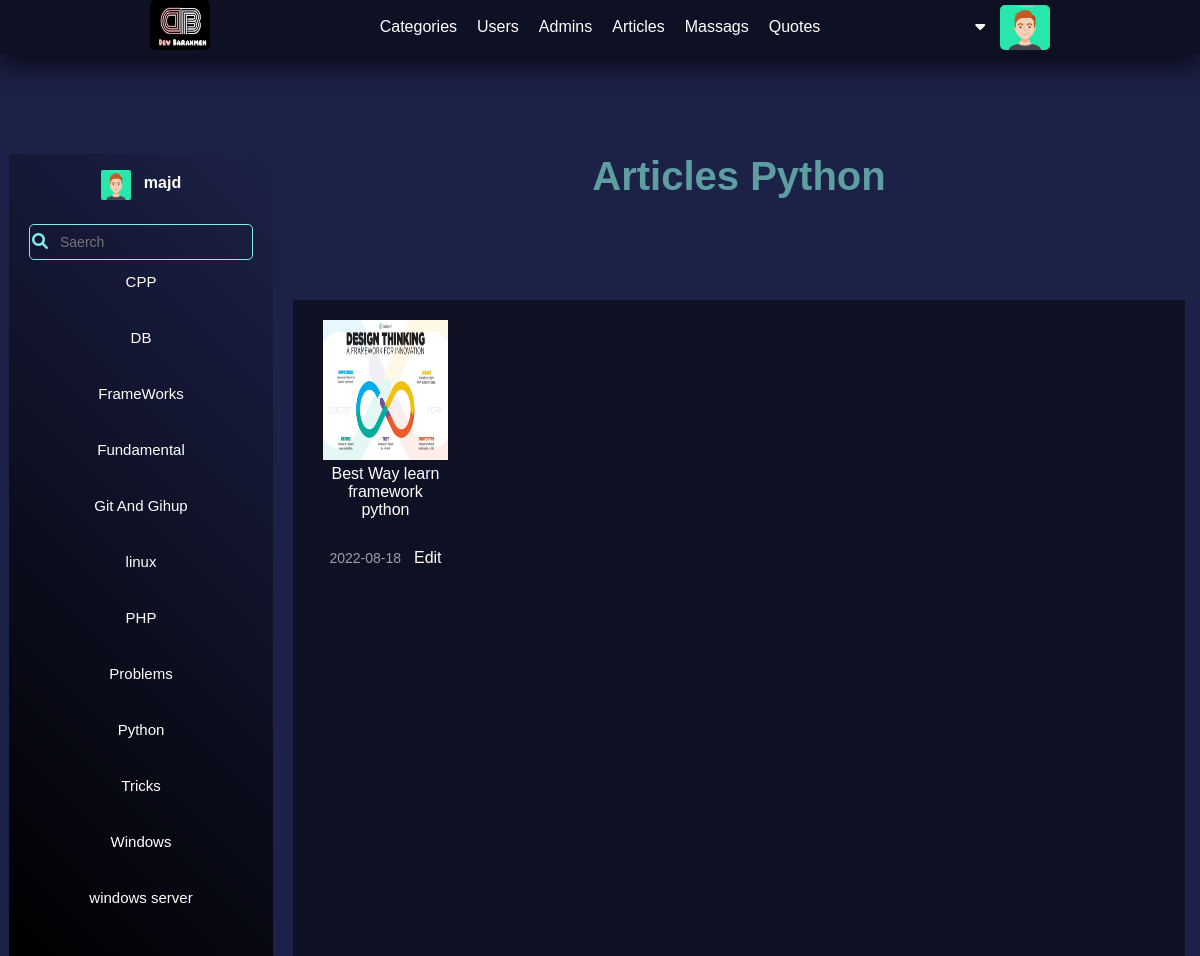
Page /admin/filterByCat.php?CatName=Python (signed in) on the committed database.
### tables this page shows
CREATE TABLE `users` (
  `IdUser` int(11) NOT NULL COMMENT 'Identify user number',
  `userName` char(255) NOT NULL,
  `password` varchar(255) NOT NULL,
  `email` varchar(255) NOT NULL,
  `fullName` varchar(255) NOT NULL,
  `aboutYou` varchar(255) NOT NULL,
  `langs` varchar(255) DEFAULT NULL,
  `tools` text DEFAULT NULL,
  `permission` tinyint(11) NOT NULL,
  `age` date NOT NULL,
  `githup` varchar(50) DEFAULT NULL,
  `facebook` varchar(50) DEFAULT NULL,
  `twitter` varchar(50) DEFAULT NULL,
  `linkedin` varchar(50) DEFAULT NULL,
  `website` varchar(255) DEFAULT NULL,
  `nickname` varchar(50) DEFAULT NULL,
  `gender` varchar(6) DEFAULT NULL,
  `location` varchar(60) DEFAULT NULL,
  `education` text DEFAULT NULL,
  `work` text DEFAULT NULL,
  `imageName` varchar(255) DEFAULT NULL,
  `dataRegister` date NOT NULL
);

CREATE TABLE `categories` (
  `IdCategory` int(11) NOT NULL,
  `titleCategory` varchar(255) NOT NULL,
  `content` varchar(100) NOT NULL,
  `additionDate` date NOT NULL,
  `IDwriter` int(11) NOT NULL
);

CREATE TABLE `articles` (
  `IdArticle` int(11) NOT NULL,
  `titleArticle` varchar(255) NOT NULL,
  `content` text NOT NULL,
  `excerpt` varchar(255) NOT NULL,
  `likes` int(11) NOT NULL DEFAULT 0,
  `loves` int(11) NOT NULL DEFAULT 0,
  `dislikes` int(11) NOT NULL DEFAULT 0,
  `saveds` int(11) NOT NULL DEFAULT 0,
  `imageName` varchar(255) DEFAULT NULL,
  `IdUser` int(11) NOT NULL,
  `categoryID` int(11) DEFAULT NULL,
  `additionDate` date NOT NULL
);

### admin/init.php (called while the page is built, shortened)
<?php
    include("config.php");
    $tpl            = 'include/templates/';
    $Fun            = 'include/functions/';
    $commfilesPHP   = '../commonBetweenBackFront/php/';
    include($Fun . 'backendFunctions.php');
    include($commfilesPHP. 'functions.php');
    include($commfilesPHP. 'images.php');
    include($tpl . 'header.php');
    if (!function_exists('SetNav')) {
        function SetNav() {
            global $tpl;
            include($tpl . 'nav.php');
        }
    }

### admin/include/functions/backendFunctions.php (the view, shortened to what this page needs)
<?php
    class Printer {
            ?>
            <?php
        public static function PrintCatName() {
            $nameCats = Queries::FromTable("titleCategory", 'categories');
            foreach ($nameCats as $nameCat) {
            ?>
                <li class="showCat for-search"><a href="filterByCat.php?CatName=<?php  echo str_replace(" ", '-', $nameCat['titleCategory']) ?>" class="search-li"><?php  echo $nameCat['titleCategory'] ?></a>  </li>
            <?php }
        }
    }

### commonBetweenBackFront/php/images.php (shortened to what this page needs)
<?php
    class NameImag {
        public static function GetNameImgFromDB($nameCol, $nameTable , $where ) {
            return  Queries::FromTable($nameCol, $nameTable,  $where , 'fetch')['imageName'];
        }
    }
    class ShowImage {
        public static function SetImg($path, $nameImg, $class = NULL ) {
            global $commfilesImags;
            if ( ! empty ($nameImg)) {
                ?> <img src="<?php echo $path . $nameImg ?>" alt="Image" class="<?php echo $class ?>"> <?php
            } else {
                ?>  <img src="<?php echo $commfilesImags ?>/imagesProject/defaultImg.jpg" alt="Image" class="<?php echo $class ?>"> <?php
            }
        }
    }

### admin/filterByCat.php (shortened to what this page needs)
<?php
    include ('init.php');
    SetNav();
    function PrintArticles($nameCat) {
        $catid = Queries::FromTable("IdCategory", 'categories', "WHERE titleCategory = '$nameCat'", 'fetch')['IdCategory'];
        $articles = Queries::FromTable("*", 'articles', "WHERE categoryID = '$catid'");
        foreach ($articles  as $article) {
            ?>
                <div class="article">
                    <div class="info-article">
                        <a href="showarticle.php?<?php echo str_replace(" ", '-', $article['titleArticle']) ?>" class="title"><?php echo $article['titleArticle'] ?></a>
                        <div class="info-art">
                            <span class="date"><?php echo $article['additionDate'] ?> </span>
                            <a href="articles.php?articleAction=edit&IdArticle=<?php echo $article['IdArticle'] ?>">Edit</a>
                        </div>
                    </div>
                </div>
            <?php
        }
    }
    function SidBarStructer() {
        global $commfilesImags, $commfilesuploaded;
        $nameUser =  Queries::FromTable('userName', 'users', "WHERE IdUser = " . Sessions::GetValueSessionDepKey('IdUser'), 'fetch')['userName']
        ?>
                <aside class="contant-sidbar">
                    <h4 class="name"> <?php ShowImage::SetImg($commfilesuploaded . 'users/', NameImag::GetNameImgFromDB('imageName', 'users', "Where IdUser = " .  Sessions::GetValueSessionDepKey('IdUser')), 'small-img'); echo $nameUser; ?>  </h4>
                    <ul id="showCat search-ul">
                        <?php Printer::PrintCatName() ?>
                    </ul>
                </aside>
        <?php
    }
    function ControlePanel() {
        $namecat = str_replace("-", " ", GetRequests::GetValueGet('CatName'));
        ?>
                <h2 class="showcat">Articles <?php echo $namecat ?></h2>
                <div class="show-article-cat">
                    <?php PrintArticles($namecat) ?>
                </div>
            </div>
        <?php
    }
    function ControllerLayout() {
        ?>
        <div class="dashbord">
            <?php
                SidBarStructer();
            ?>
            <section class="containt-section">
                <?php
                    ControlePanel();
                ?>
        <?php
    }
    function Controller() {
        if (GetRequests::IfSetValue('CatName')) {
            ControllerLayout();
        }
    }
    Controller();
    include ($tpl . 'footer.php');

### admin/layout/backend.css (style rules this page uses)
.dashbord { display: grid; height: 80%; margin-top: 100px; grid-template-columns: 1fr 9fr; grid-template-rows: repeat(auto-fill, 1fr); column-gap: 20px; }
.contant-sidbar { grid-row: 1 / 3; background: linear-gradient(45deg, black, transparent); margin-left: 9px; text-align: center; padding: 20px; }
.contant-sidbar .name { margin-bottom: 20px; display: inline-flex; justify-content: space-around; }
.contant-sidbar .small-img { width: 30px; height: 30px; margin-right: 13px; top: -4px; position: relative; border-radius: 2px; }
.contant-sidbar ul li { margin-bottom: 20px; padding: 9px; border-radius: 10px; transition-duration: .3s; transition-timing-function: ease-in-out; }
.contant-sidbar ul li a { color: white; }
.containt-section { grid-row: 1 / 3; display: grid; grid-template-columns: repeat(4, 1fr); grid-template-rows: 1fr 5fr; row-gap: 15px; margin-right: 15px; }
.show-article-cat { background-color: var(--bbackground-color); grid-column: 1 / 5; grid-row: 2; display: grid; grid-template-columns: repeat(auto-fill, minmax(500px, 200px)); padding: 20px; }
.show-article-cat .article { width: 25%; display: flex; flex-direction: column; flex-wrap: wrap; align-items: center; margin-left: 10px; }
.show-article-cat .article img { width: 100%; height: 140px; }
.show-article-cat .article .info-article { width: 100%; }
.show-article-cat .article .info-article .title { color: white; text-align: center; width: 100%; display: block; margin-top: 5px; }
.show-article-cat .article .info-article .info-art { display: flex; justify-content: space-around; align-items: center; height: 100%; }
.show-article-cat .article .info-article .info-art a { color: white; }
.show-article-cat .article .info-article .info-art .date { font-size: 14px; opacity: .6; }
.showcat { grid-column: 2 / 4; text-align: center; color: var(--titels); font-size: 40px; font-weight: bold; }

### commonBetweenBackFront/css/navigationBar.css (style rules this page uses)
.profile-pictuer { width: 50px; height: 45px; border-radius: 5px; margin-left: 10px; }

### commonBetweenBackFront/css/globalEdit.css (style rules this page uses)
* { -moz-box-sizing: border-box; -webkit-box-sizing: border-box; box-sizing: border-box; padding: 0px; margin: 0px; }
:root { --main-color: #1C2148; --bbackground-color: rgba(0, 0, 0, 0.5); --assistant: #f3d33a; --titels: cadetblue; --titles-two: #1da4f2; --sun-theam: #fff; --color-cat-three: #81ecec; --danger: #ed6464; --info: rgb(135, 222, 239); --main-cat-tow: #1da4f2; --success: rgb(147, 227, 147); --desine-one: #81ecec; --color-cards: #ce596d8c; }
html { scroll-behavior: smooth; height: 100%; background-color: #1C2148; }
body { background-color: #1C2148; color: var(--sun-theam); margin: 0; padding: 0; font-family: sans-serif; height: 100%; }
ul { list-style: none; }
a { text-decoration: none; color: white; }
.search-li { padding: 13px 0; font-size: 15px; color: var(--color-cat-three); margin: 8px 0; cursor: pointer; }

### rows in the picture
users: imageName (picture), userName "majd"
categories: titleCategory "CPP"
categories: titleCategory "DB"
categories: titleCategory "FrameWorks"
categories: titleCategory "Fundamental"
categories: titleCategory "Git And Gihup"
categories: titleCategory "linux"
categories: titleCategory "PHP"
categories: titleCategory "Problems"
categories: titleCategory "Python"
categories: titleCategory "Tricks"
categories: titleCategory "Windows"
categories: titleCategory "windows server"
articles: imageName (picture), titleArticle "Best Way learn framework python", additionDate "2022-08-18"

### other values in the picture
$namecat "Python"
